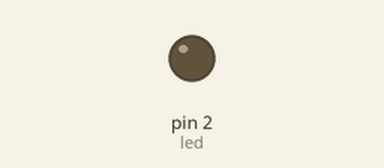
The program below on a simulated MicroPython board. Shown: output pins drawn as LEDs (lit = HIGH). Random numbers come from a fixed seed; no MQTT or app messages arrive unless stated; what the program prints to the serial console is not drawn.

Above: at 1.1 s.
At 3.1 s:
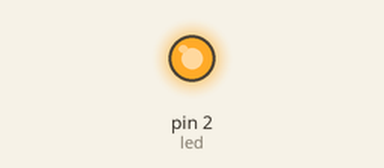
Timing chart, 0 to 5.4 s (numbered marks = the images above):
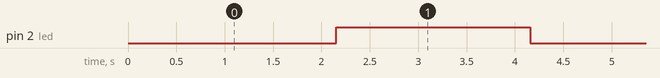

The program:

edge_test.py
```python
from time import sleep
from umqtt.simple import MQTTClient
import machine
from dht import DHT11
import random

SERVER = '192.168.1.10'
CLIENT_ID = 'edge_test'
TOPIC = 'measures/edge_test2'


print(1)
client = MQTTClient(CLIENT_ID, SERVER, 61618)
client.connect()
led = machine.Pin(2, machine.Pin.OUT)
print(2)

while True:
    try:
	input_random1=random.randint(100,200)
	print(3)
	msg = '{"sensorTypeAlternatedId":3363,"capabilityAlternatedId":"edge_capa","sensorAlternateId":"edge_sensor","measures":"[[123]]}'
	client.publish(TOPIC, msg)
	print(msg)
	led.off() # Board LED on
    except OSError:
        print('Failed to read sensor.')
    sleep(2)
    print(4)
    led.on()
    sleep(2)
```

Measured:
- by itself, pin 2 (led): alternates HIGH for 2.0 s and LOW for 2.0 s
